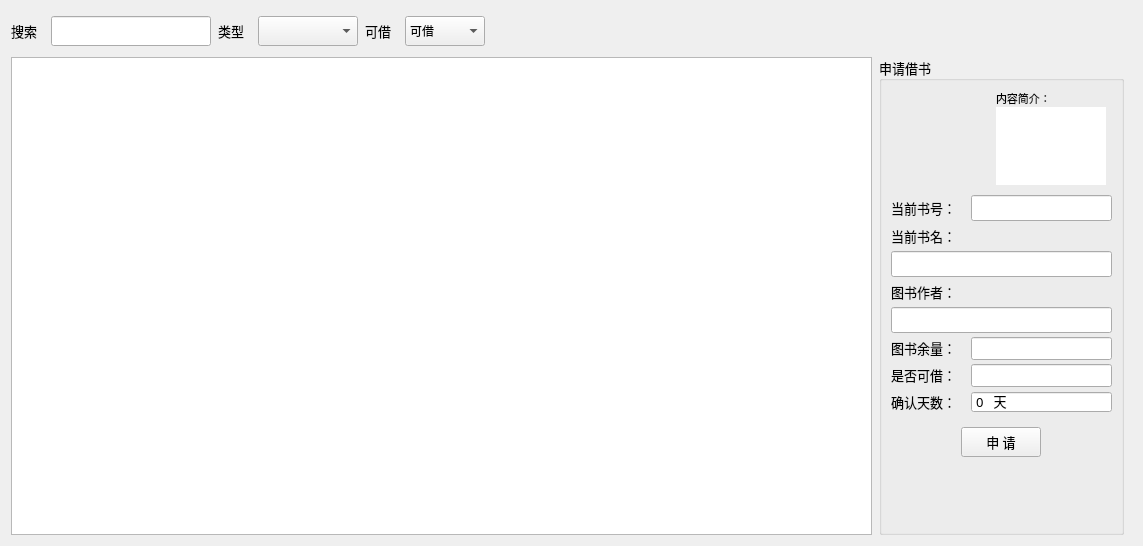
           <widget class="QWidget" name="page_bookBorrow">
            <layout class="QGridLayout" name="gridLayout_17">
             <property name="horizontalSpacing">
              <number>0</number>
             </property>
             <item row="0" column="0">
              <widget class="QWidget" name="widget_bookTop" native="true">
               <property name="minimumSize">
                <size>
                 <width>0</width>
                 <height>40</height>
                </size>
               </property>
               <property name="maximumSize">
                <size>
                 <width>16777215</width>
                 <height>40</height>
                </size>
               </property>
               <layout class="QGridLayout" name="gridLayout_12">
                <property name="leftMargin">
                 <number>0</number>
                </property>
                <property name="topMargin">
                 <number>0</number>
                </property>
                <property name="rightMargin">
                 <number>0</number>
                </property>
                <property name="bottomMargin">
                 <number>0</number>
                </property>
                <property name="spacing">
                 <number>0</number>
                </property>
                <item row="0" column="0">
                 <widget class="QLabel" name="label_6">
                  <property name="minimumSize">
                   <size>
                    <width>40</width>
                    <height>40</height>
                   </size>
                  </property>
                  <property name="maximumSize">
                   <size>
                    <width>40</width>
                    <height>40</height>
                   </size>
                  </property>
                  <property name="font">
                   <font>
                    <family>微软雅黑</family>
                    <pointsize>10</pointsize>
                    <bold>false</bold>
                   </font>
                  </property>
                  <property name="text">
                   <string>搜索</string>
                  </property>
                 </widget>
                </item>
                <item row="0" column="6">
                 <widget class="QLabel" name="label_20">
                  <property name="minimumSize">
                   <size>
                    <width>40</width>
                    <height>40</height>
                   </size>
                  </property>
                  <property name="maximumSize">
                   <size>
                    <width>40</width>
                    <height>40</height>
                   </size>
                  </property>
                  <property name="font">
                   <font>
                    <family>微软雅黑</family>
                    <pointsize>10</pointsize>
                    <bold>false</bold>
                   </font>
                  </property>
                  <property name="text">
                   <string>可借</string>
                  </property>
                 </widget>
                </item>
                <item row="0" column="9">
                 <widget class="QLabel" name="lab_bookNumTip">
                  <property name="minimumSize">
                   <size>
                    <width>140</width>
                    <height>0</height>
                   </size>
                  </property>
                  <property name="font">
                   <font>
                    <family>微软雅黑</family>
                   </font>
                  </property>
                  <property name="text">
                   <string/>
                  </property>
                 </widget>
                </item>
                <item row="0" column="1">
                 <widget class="QLineEdit" name="lineEdit_searchBook">
                  <property name="minimumSize">
                   <size>
                    <width>160</width>
                    <height>30</height>
                   </size>
                  </property>
                  <property name="maximumSize">
                   <size>
                    <width>160</width>
                    <height>30</height>
                   </size>
                  </property>
                  <property name="font">
                   <font>
                    <family>微软雅黑</family>
                   </font>
                  </property>
                  <property name="text">
                   <string/>
                  </property>
                 </widget>
                </item>
                <item row="0" column="10">
                 <spacer name="horizontalSpacer_6">
                  <property name="orientation">
                   <enum>Qt::Horizontal</enum>
                  </property>
                  <property name="sizeHint" stdset="0">
                   <size>
                    <width>500</width>
                    <height>20</height>
                   </size>
                  </property>
                 </spacer>
                </item>
                <item row="0" column="4">
                 <widget class="QComboBox" name="cBox_bookType">
                  <property name="minimumSize">
                   <size>
                    <width>100</width>
                    <height>30</height>
                   </size>
                  </property>
                  <property name="maximumSize">
                   <size>
                    <width>100</width>
                    <height>30</height>
                   </size>
                  </property>
                  <property name="font">
                   <font>
                    <family>微软雅黑</family>
                    <pointsize>9</pointsize>
                    <bold>false</bold>
                   </font>
                  </property>
                 </widget>
                </item>
                <item row="0" column="3">
                 <widget class="QLabel" name="label_2">
                  <property name="minimumSize">
                   <size>
                    <width>40</width>
                    <height>40</height>
                   </size>
                  </property>
                  <property name="maximumSize">
                   <size>
                    <width>40</width>
                    <height>40</height>
                   </size>
                  </property>
                  <property name="font">
                   <font>
                    <family>微软雅黑</family>
                    <pointsize>10</pointsize>
                    <bold>false</bold>
                   </font>
                  </property>
                  <property name="text">
                   <string>类型</string>
                  </property>
                 </widget>
                </item>
                <item row="0" column="7">
                 <widget class="QComboBox" name="cBox_bookIsBorrowable">
                  <property name="minimumSize">
                   <size>
                    <width>80</width>
                    <height>30</height>
                   </size>
                  </property>
                  <property name="maximumSize">
                   <size>
                    <width>80</width>
                    <height>30</height>
                   </size>
                  </property>
                  <property name="font">
                   <font>
                    <family>微软雅黑</family>
                    <pointsize>9</pointsize>
                    <bold>false</bold>
                   </font>
                  </property>
                  <item>
                   <property name="text">
                    <string>可借</string>
                   </property>
                  </item>
                  <item>
                   <property name="text">
                    <string>不可借</string>
                   </property>
                  </item>
                 </widget>
                </item>
                <item row="0" column="2">
                 <spacer name="horizontalSpacer_7">
                  <property name="orientation">
                   <enum>Qt::Horizontal</enum>
                  </property>
                  <property name="sizeType">
                   <enum>QSizePolicy::Minimum</enum>
                  </property>
                  <property name="sizeHint" stdset="0">
                   <size>
                    <width>7</width>
                    <height>20</height>
                   </size>
                  </property>
                 </spacer>
                </item>
                <item row="0" column="5">
                 <spacer name="horizontalSpacer_29">
                  <property name="orientation">
                   <enum>Qt::Horizontal</enum>
                  </property>
                  <property name="sizeType">
                   <enum>QSizePolicy::Minimum</enum>
                  </property>
                  <property name="sizeHint" stdset="0">
                   <size>
                    <width>7</width>
                    <height>20</height>
                   </size>
                  </property>
                 </spacer>
                </item>
                <item row="0" column="8">
                 <spacer name="horizontalSpacer_44">
                  <property name="orientation">
                   <enum>Qt::Horizontal</enum>
                  </property>
                  <property name="sizeType">
                   <enum>QSizePolicy::Minimum</enum>
                  </property>
                  <property name="sizeHint" stdset="0">
                   <size>
                    <width>7</width>
                    <height>20</height>
                   </size>
                  </property>
                 </spacer>
                </item>
               </layout>
              </widget>
             </item>
             <item row="1" column="0">
              <widget class="QWidget" name="widget_bookTable" native="true">
               <layout class="QGridLayout" name="gridLayout_16">
                <property name="leftMargin">
                 <number>0</number>
                </property>
                <property name="topMargin">
                 <number>0</number>
                </property>
                <property name="rightMargin">
                 <number>0</number>
                </property>
                <property name="bottomMargin">
                 <number>0</number>
                </property>
                <property name="spacing">
                 <number>0</number>
                </property>
                <item row="0" column="0">
                 <widget class="QTableView" name="tableView_bookBorrow"/>
                </item>
                <item row="0" column="1">
                 <widget class="QWidget" name="widget_applyRight" native="true">
                  <property name="minimumSize">
                   <size>
                    <width>260</width>
                    <height>0</height>
                   </size>
                  </property>
                  <property name="maximumSize">
                   <size>
                    <width>260</width>
                    <height>16777215</height>
                   </size>
                  </property>
                  <layout class="QGridLayout" name="gridLayout_15">
                   <property name="leftMargin">
                    <number>4</number>
                   </property>
                   <property name="topMargin">
                    <number>0</number>
                   </property>
                   <property name="rightMargin">
                    <number>4</number>
                   </property>
                   <property name="bottomMargin">
                    <number>0</number>
                   </property>
                   <property name="spacing">
                    <number>0</number>
                   </property>
                   <item row="0" column="0">
                    <widget class="QGroupBox" name="groupBox_applyRight">
                     <property name="minimumSize">
                      <size>
                       <width>245</width>
                       <height>0</height>
                      </size>
                     </property>
                     <property name="maximumSize">
                      <size>
                       <width>245</width>
                       <height>16777215</height>
                      </size>
                     </property>
                     <property name="font">
                      <font>
                       <family>微软雅黑</family>
                       <pointsize>10</pointsize>
                       <bold>false</bold>
                      </font>
                     </property>
                     <property name="title">
                      <string>申请借书</string>
                     </property>
                     <layout class="QGridLayout" name="gridLayout_14">
                      <property name="topMargin">
                       <number>0</number>
                      </property>
                      <property name="bottomMargin">
                       <number>5</number>
                      </property>
                      <property name="horizontalSpacing">
                       <number>0</number>
                      </property>
                      <property name="verticalSpacing">
                       <number>4</number>
                      </property>
                      <item row="18" column="0" colspan="2">
                       <spacer name="verticalSpacer_6">
                        <property name="orientation">
                         <enum>Qt::Vertical</enum>
                        </property>
                        <property name="sizeHint" stdset="0">
                         <size>
                          <width>20</width>
                          <height>40</height>
                         </size>
                        </property>
                       </spacer>
                      </item>
                      <item row="16" column="0" colspan="2">
                       <spacer name="verticalSpacer_10">
                        <property name="orientation">
                         <enum>Qt::Vertical</enum>
                        </property>
                        <property name="sizeType">
                         <enum>QSizePolicy::Maximum</enum>
                        </property>
                        <property name="sizeHint" stdset="0">
                         <size>
                          <width>20</width>
                          <height>8</height>
                         </size>
                        </property>
                       </spacer>
                      </item>
                      <item row="13" column="0">
                       <widget class="QLabel" name="label_22">
                        <property name="minimumSize">
                         <size>
                          <width>80</width>
                          <height>22</height>
                         </size>
                        </property>
                        <property name="maximumSize">
                         <size>
                          <width>80</width>
                          <height>22</height>
                         </size>
                        </property>
                        <property name="text">
                         <string>确认天数：</string>
                        </property>
                       </widget>
                      </item>
                      <item row="13" column="1">
                       <widget class="QSpinBox" name="spinBox_borrowDay">
                        <property name="minimumSize">
                         <size>
                          <width>0</width>
                          <height>22</height>
                         </size>
                        </property>
                        <property name="maximumSize">
                         <size>
                          <width>16777215</width>
                          <height>22</height>
                         </size>
                        </property>
                        <property name="buttonSymbols">
                         <enum>QAbstractSpinBox::NoButtons</enum>
                        </property>
                        <property name="suffix">
                         <string>   天</string>
                        </property>
                        <property name="maximum">
                         <number>7</number>
                        </property>
                       </widget>
                      </item>
                      <item row="17" column="0" colspan="2">
                       <widget class="QLabel" name="lab_applyTip">
                        <property name="font">
                         <font>
                          <family>微软雅黑</family>
                         </font>
                        </property>
                        <property name="text">
                         <string/>
                        </property>
                        <property name="alignment">
                         <set>Qt::AlignCenter</set>
                        </property>
                       </widget>
                      </item>
                      <item row="11" column="0">
                       <widget class="QLabel" name="label_12">
                        <property name="minimumSize">
                         <size>
                          <width>80</width>
                          <height>22</height>
                         </size>
                        </property>
                        <property name="maximumSize">
                         <size>
                          <width>80</width>
                          <height>22</height>
                         </size>
                        </property>
                        <property name="text">
                         <string>图书余量：</string>
                        </property>
                       </widget>
                      </item>
                      <item row="3" column="0">
                       <widget class="QLabel" name="label_10">
                        <property name="minimumSize">
                         <size>
                          <width>0</width>
                          <height>22</height>
                         </size>
                        </property>
                        <property name="maximumSize">
                         <size>
                          <width>16777215</width>
                          <height>22</height>
                         </size>
                        </property>
                        <property name="text">
                         <string>当前书名：</string>
                        </property>
                       </widget>
                      </item>
                      <item row="12" column="1">
                       <widget class="QLineEdit" name="lineEdit_borrowIsBorrow">
                        <property name="minimumSize">
                         <size>
                          <width>0</width>
                          <height>23</height>
                         </size>
                        </property>
                        <property name="maximumSize">
                         <size>
                          <width>16777215</width>
                          <height>23</height>
                         </size>
                        </property>
                        <property name="readOnly">
                         <bool>true</bool>
                        </property>
                       </widget>
                      </item>
                      <item row="1" column="0">
                       <widget class="QLabel" name="label_9">
                        <property name="minimumSize">
                         <size>
                          <width>0</width>
                          <height>22</height>
                         </size>
                        </property>
                        <property name="maximumSize">
                         <size>
                          <width>16777215</width>
                          <height>22</height>
                         </size>
                        </property>
                        <property name="text">
                         <string>当前书号：</string>
                        </property>
                       </widget>
                      </item>
                      <item row="6" column="0" colspan="2">
                       <widget class="QLineEdit" name="lineEdit_borrowBookAuthor">
                        <property name="minimumSize">
                         <size>
                          <width>0</width>
                          <height>26</height>
                         </size>
                        </property>
                        <property name="maximumSize">
                         <size>
                          <width>16777215</width>
                          <height>26</height>
                         </size>
                        </property>
                        <property name="font">
                         <font>
                          <family>微软雅黑</family>
                          <pointsize>10</pointsize>
                          <bold>false</bold>
                         </font>
                        </property>
                        <property name="text">
                         <string/>
                        </property>
                        <property name="readOnly">
                         <bool>true</bool>
                        </property>
                       </widget>
                      </item>
                      <item row="0" column="0" colspan="2">
                       <widget class="QWidget" name="widget_bookIntro" native="true">
                        <property name="minimumSize">
                         <size>
                          <width>90</width>
                          <height>110</height>
                         </size>
                        </property>
                        <property name="maximumSize">
                         <size>
                          <width>16777215</width>
                          <height>110</height>
                         </size>
                        </property>
                        <property name="styleSheet">
                         <string notr="true"/>
                        </property>
                        <layout class="QGridLayout" name="gridLayout_72">
                         <item row="0" column="0">
                          <widget class="QLabel" name="lab_borrowBookImage">
                           <property name="minimumSize">
                            <size>
                             <width>90</width>
                             <height>95</height>
                            </size>
                           </property>
                           <property name="maximumSize">
                            <size>
                             <width>90</width>
                             <height>95</height>
                            </size>
                           </property>
                           <property name="styleSheet">
                            <string notr="true"/>
                           </property>
                           <property name="text">
                            <string/>
                           </property>
                           <property name="scaledContents">
                            <bool>true</bool>
                           </property>
                          </widget>
                         </item>
                         <item row="0" column="1">
                          <widget class="QWidget" name="widget_7" native="true">
                           <property name="minimumSize">
                            <size>
                             <width>110</width>
                             <height>95</height>
                            </size>
                           </property>
                           <property name="maximumSize">
                            <size>
                             <width>110</width>
                             <height>16777215</height>
                            </size>
                           </property>
                           <property name="font">
                            <font>
                             <family>微软雅黑</family>
                             <pointsize>8</pointsize>
                            </font>
                           </property>
                           <property name="styleSheet">
                            <string notr="true"/>
                           </property>
                           <layout class="QGridLayout" name="gridLayout_77">
                            <property name="leftMargin">
                             <number>0</number>
                            </property>
                            <property name="topMargin">
                             <number>0</number>
                            </property>
                            <property name="rightMargin">
                             <number>0</number>
                            </property>
                            <property name="bottomMargin">
                             <number>0</number>
                            </property>
                            <property name="spacing">
                             <number>0</number>
                            </property>
                            <item row="1" column="0">
                             <widget class="QPlainTextEdit" name="plainText_bookIntro">
                              <property name="maximumSize">
                               <size>
                                <width>16777215</width>
                                <height>16777215</height>
                               </size>
                              </property>
                              <property name="font">
                               <font>
                                <family>微软雅黑</family>
                                <pointsize>8</pointsize>
                               </font>
                              </property>
                              <property name="styleSheet">
                               <string notr="true">QScrollBar:vertical {
	background: #f5f5f7;
	width: 5px;
	margin: 0px 0 0px 0;
}</string>
                              </property>
                              <property name="frameShape">
                               <enum>QFrame::NoFrame</enum>
                              </property>
                              <property name="frameShadow">
                               <enum>QFrame::Plain</enum>
                              </property>
                              <property name="horizontalScrollBarPolicy">
                               <enum>Qt::ScrollBarAlwaysOff</enum>
                              </property>
                              <property name="readOnly">
                               <bool>true</bool>
                              </property>
                              <property name="plainText">
                               <string/>
                              </property>
                             </widget>
                            </item>
                            <item row="0" column="0">
                             <widget class="QLabel" name="label_3">
                              <property name="font">
                               <font>
                                <family>微软雅黑</family>
                                <pointsize>8</pointsize>
                               </font>
                              </property>
                              <property name="lineWidth">
                               <number>1</number>
                              </property>
                              <property name="text">
                               <string>内容简介：</string>
                              </property>
                             </widget>
                            </item>
                           </layout>
                          </widget>
                         </item>
                        </layout>
                       </widget>
                      </item>
                      <item row="1" column="1">
                       <widget class="QLineEdit" name="lineEdit_borrowBookId">
                        <property name="minimumSize">
                         <size>
                          <width>0</width>
                          <height>26</height>
                         </size>
                        </property>
                        <property name="maximumSize">
                         <size>
                          <width>16777215</width>
                          <height>26</height>
                         </size>
                        </property>
                        <property name="font">
                         <font>
                          <family>微软雅黑</family>
                          <pointsize>10</pointsize>
                          <bold>false</bold>
                         </font>
                        </property>
                        <property name="text">
                         <string/>
                        </property>
                        <property name="readOnly">
                         <bool>true</bool>
                        </property>
                       </widget>
                      </item>
                      <item row="15" column="0" colspan="2">
                       <layout class="QGridLayout" name="gridLayout_13">
                        <item row="0" column="0">
                         <widget class="QPushButton" name="btn_borrowApply">
                          <property name="minimumSize">
                           <size>
                            <width>80</width>
                            <height>30</height>
                           </size>
                          </property>
                          <property name="maximumSize">
                           <size>
                            <width>80</width>
                            <height>30</height>
                           </size>
                          </property>
                          <property name="text">
                           <string>申 请</string>
                          </property>
                         </widget>
                        </item>
                       </layout>
                      </item>
                      <item row="4" column="0" colspan="2">
                       <widget class="QLineEdit" name="lineEdit_borrowBookName">
                        <property name="minimumSize">
                         <size>
                          <width>0</width>
                          <height>26</height>
                         </size>
                        </property>
                        <property name="maximumSize">
                         <size>
                          <width>16777215</width>
                          <height>26</height>
                         </size>
                        </property>
                        <property name="font">
                         <font>
                          <family>微软雅黑</family>
                          <pointsize>10</pointsize>
                          <bold>false</bold>
                         </font>
                        </property>
                        <property name="text">
                         <string/>
                        </property>
                        <property name="readOnly">
                         <bool>true</bool>
                        </property>
                       </widget>
                      </item>
                      <item row="12" column="0">
                       <widget class="QLabel" name="label_14">
                        <property name="minimumSize">
                         <size>
                          <width>80</width>
                          <height>22</height>
                         </size>
                        </property>
                        <property name="maximumSize">
                         <size>
                          <width>80</width>
                          <height>22</height>
                         </size>
                        </property>
                        <property name="text">
                         <string>是否可借：</string>
                        </property>
                       </widget>
                      </item>
                      <item row="11" column="1">
                       <widget class="QLineEdit" name="lineEdit_borrowBookStore">
                        <property name="minimumSize">
                         <size>
                          <width>0</width>
                          <height>23</height>
                         </size>
                        </property>
                        <property name="maximumSize">
                         <size>
                          <width>16777215</width>
                          <height>23</height>
                         </size>
                        </property>
                        <property name="readOnly">
                         <bool>true</bool>
                        </property>
                       </widget>
                      </item>
                      <item row="5" column="0">
                       <widget class="QLabel" name="label_16">
                        <property name="minimumSize">
                         <size>
                          <width>0</width>
                          <height>22</height>
                         </size>
                        </property>
                        <property name="maximumSize">
                         <size>
                          <width>16777215</width>
                          <height>22</height>
                         </size>
                        </property>
                        <property name="text">
                         <string>图书作者：</string>
                        </property>
                       </widget>
                      </item>
                      <item row="14" column="0" colspan="2">
                       <spacer name="verticalSpacer_4">
                        <property name="orientation">
                         <enum>Qt::Vertical</enum>
                        </property>
                        <property name="sizeType">
                         <enum>QSizePolicy::Maximum</enum>
                        </property>
                        <property name="sizeHint" stdset="0">
                         <size>
                          <width>10</width>
                          <height>10</height>
                         </size>
                        </property>
                       </spacer>
                      </item>
                     </layout>
                    </widget>
                   </item>
                  </layout>
                 </widget>
                </item>
               </layout>
              </widget>
             </item>
            </layout>
           </widget>
